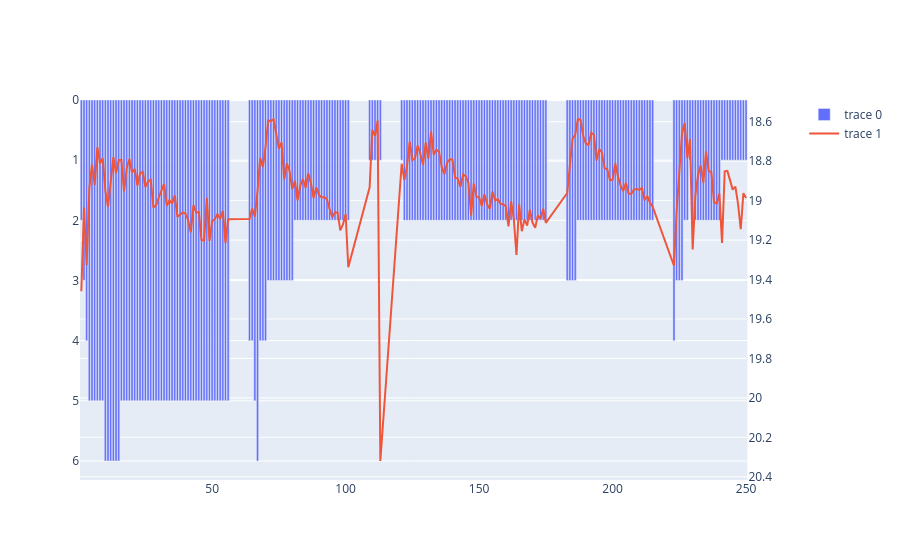

Notebook code cell kept with this figure:
### Markdown cell above
## Graph: Lap Times on top of Running Position

### Code cell
print(race_laps_filtered.head(5))
laps = race_laps_filtered['Lap']
lap_time = race_laps_filtered['LapTime']
run_pos = race_laps_filtered['RunningPos']


fig = go.Figure()
fig = make_subplots(specs=[[{"secondary_y": True}]])
fig.add_bar(x=laps, y=run_pos)
fig.add_trace(go.Scatter(x=laps, y=lap_time, mode='lines'), secondary_y=True)
fig.update_yaxes(autorange='reversed')
fig.show()

### Figure 1 — Plotly figure (JSON) as saved in the notebook; plotly's stock layout.template omitted (floating-point values rounded to 4 significant figures; data arrays with more than 128 entries replaced by an {"elided": "..."} marker saying what was removed)
{"data": [{"type": "bar", "x": {"elided": "215 int values"}, "y": {"elided": "215 int values"}}, {"mode": "lines", "type": "scatter", "x": {"elided": "215 int values"}, "xaxis": "x", "y": {"elided": "215 float values"}, "yaxis": "y2"}], "layout": {"xaxis": {"anchor": "y", "domain": [0, 0.94]}, "yaxis": {"anchor": "x", "autorange": "reversed", "domain": [0, 1]}, "yaxis2": {"anchor": "x", "autorange": "reversed", "overlaying": "y", "side": "right"}}}
